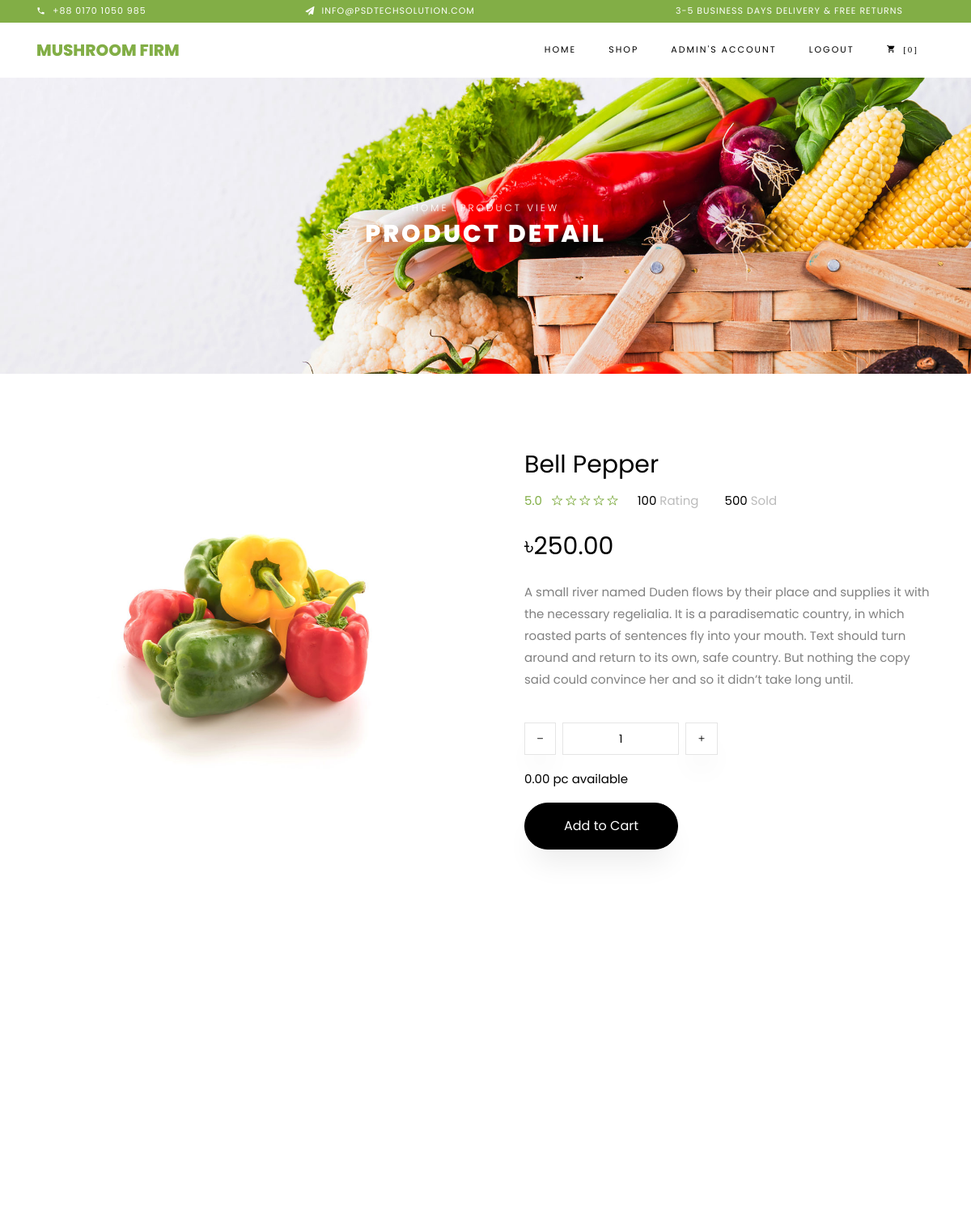
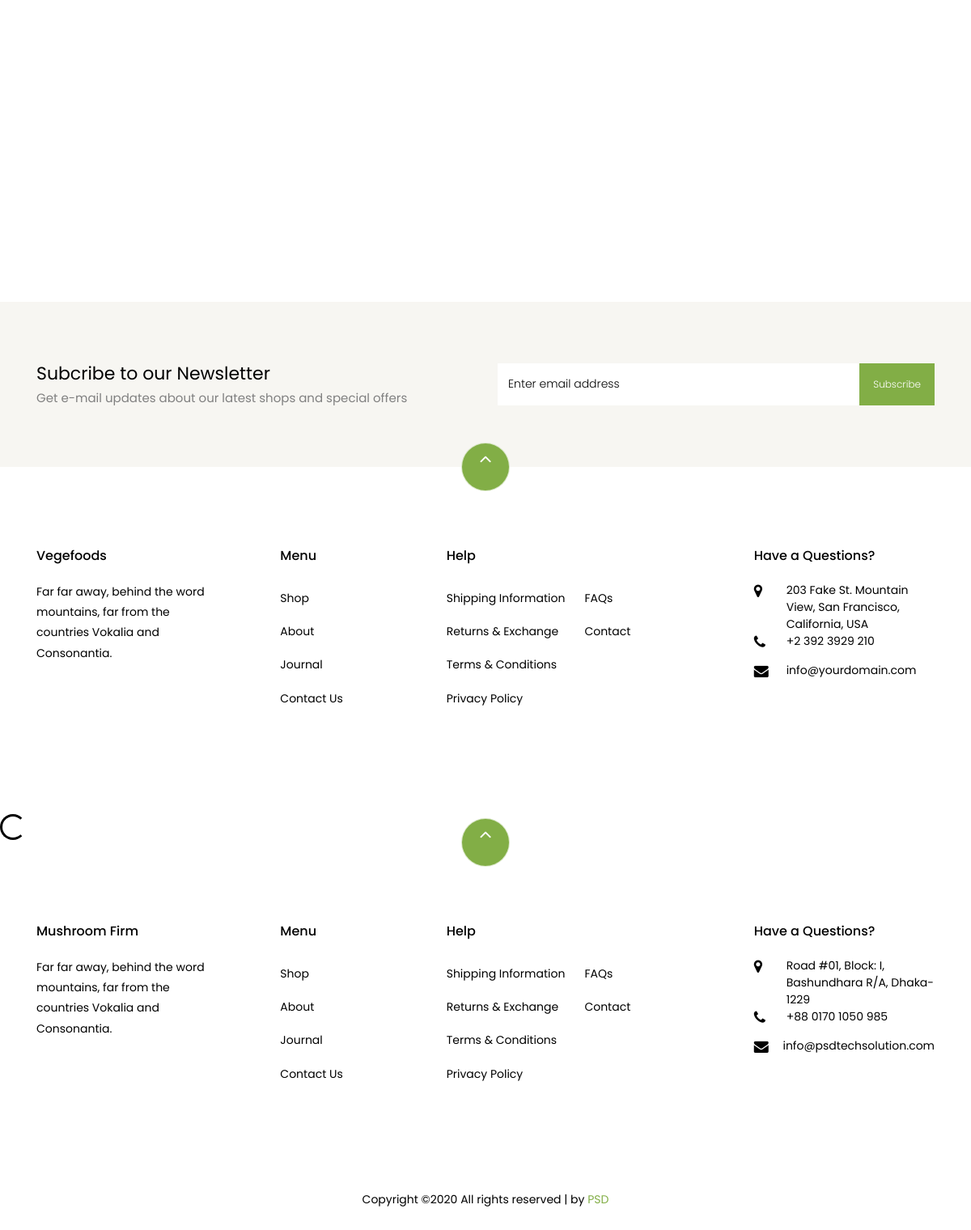
/products/bell-pepper/ (signed in), run on the app's committed database (2 pictures, top to bottom).
### products/models.py (models this page shows, shortened)
class ProductImage(models.Model):
	product = models.ForeignKey(Product, on_delete= models.CASCADE)
	image = models.ImageField(upload_to="products/images/", blank=True)
	featured = models.BooleanField(default=False)
	thumbnail = models.BooleanField(default=True)
	active = models.BooleanField(default=True)
	updated = models.DateTimeField(auto_now=True)

class Product(models.Model):
	types = (
		("featured", "Featured"),
		("on sale", "On Sale"),
		("new arrival", "New Arrival")
		)
	product_name = models.CharField(max_length=500, blank=False, null=False)
	price = models.DecimalField(max_digits=100, decimal_places=2, default=30)
	sale = models.DecimalField(max_digits=100, decimal_places=2, default=30)
	stock = models.DecimalField(max_digits=100, decimal_places=2, default=30)
	category = models.CharField(max_length=400, choices=types, default="Featured")
	description = models.TextField(default="")
	slug = models.SlugField(default="")
	active = models.BooleanField(default=True)
	timestamp = models.DateTimeField(auto_now_add=True)
	updated = models.DateTimeField(auto_now=True)
	class Meta:
		unique_together = ("product_name", "slug")

### products/views.py (the view)
# urls.py: url(r'^products/(?P<slug>[\w-]+)/$', single, name='single_product'),
def single(request, slug):
    products = product.objects.get(slug=slug)
    template = 'products_template/single.html'
    context = {'product': products}
    return render(request, template, context)

### templates/products_template/single.html (shortened to what this page needs)
{% extends 'base.html' %}
{% block content %}
{% load static %}
<div class="hero-wrap hero-bread" style="background-image: url({% static 'images/bg_1.jpg' %});">
    <div class="container">
      <div class="row no-gutters slider-text align-items-center justify-content-center">
        <div class="col-md-9 ftco-animate text-center">
            <p class="breadcrumbs"><span class="mr-2"><a href="{% url 'home' %}">Home</a></span> <span>Product View</span></p>
          <h1 class="mb-0 bread">Product Detail</h1>
        </div>
      </div>
    </div>
  </div>
  <section class="ftco-section">
      <div class="container">
          <div class="row">
              <div class="col-lg-6 mb-5 ftco-animate">
                {% for image in product.productimage_set.all %}
                {% if image.featured == True and image.active == True %}
                  <a href="/media/{{image.image}}" class="image-popup"><img src="/media/{{image.image}}" class="img-fluid" alt=""></a>
                {% endif %}
                {% endfor %}
              </div>
              <div class="col-lg-6 product-details pl-md-5 ftco-animate">
                  <h3>{{product.product_name}}</h3>
                  <div class="rating d-flex">
                          <p class="text-left mr-4">
                              <a href="#" class="mr-2">5.0</a>
                              <a href="#"><span class="ion-ios-star-outline"></span></a>
                              <a href="#"><span class="ion-ios-star-outline"></span></a>
                              <a href="#"><span class="ion-ios-star-outline"></span></a>
                              <a href="#"><span class="ion-ios-star-outline"></span></a>
                              <a href="#"><span class="ion-ios-star-outline"></span></a>
                          </p>
                          <p class="text-left mr-4">
                              <a href="#" class="mr-2" style="color: #000;">100 <span style="color: #bbb;">Rating</span></a>
                          </p>
                          <p class="text-left">
                              <a href="#" class="mr-2" style="color: #000;">500 <span style="color: #bbb;">Sold</span></a>
                          </p>
                      </div>
                      {% if product.sale != product.price %}
                        <p class="price"><span>৳{{product.sale}}</span></p>
                      {% elif product.sale == product.price %}
                        <p class="price"><span>৳{{product.price}}</span></p>
                      {% endif %}
                  <p>{{product.description}}</p>
                      <div class="row mt-4">
                          <div class="col-md-6">
                  </div>
                  <div class="input-group col-md-6 d-flex mb-3">
                   <span class="input-group-btn mr-2">
                      <button id='decrease_button' type="button" class="quantity-left-minus btn"  data-type="minus" data-field="">
                     <i class="ion-ios-remove"></i>
                      </button>
                      </span>
                   <input type="text" id="quantity" name="quantity" class="form-control input-number" value="1" min="1" max="100">
                   <span class="input-group-btn ml-2">
                      <button id='increase_button' type="button" class="quantity-right-plus btn" data-type="plus" data-field="">
                       <i class="ion-ios-add"></i>
                   </button>
                   </span>
                </div>
                <div class="col-md-12">
                    <p style="color: #000;">{{product.stock}} pc available</p>
                </div>
            </div>
            <p><a id="add_to_cart" href="#" class="btn btn-black py-3 px-5">
                Add to Cart
              </a></p>
          </div>
          </div>
      </div>
  </section>
  <section class="ftco-section">
      <div class="container">
              <div class="row justify-content-center mb-3 pb-3">
      </div>
      </div>
      <div class="container">
          <div class="row">
          </div>
      </div>
  </section>
      <section class="ftco-section ftco-no-pt ftco-no-pb py-5 bg-light">
    <div class="container py-4">
      <div class="row d-flex justify-content-center py-5">
        <div class="col-md-6">
            <h2 style="font-size: 22px;" class="mb-0">Subcribe to our Newsletter</h2>
            <span>Get e-mail updates about our latest shops and special offers</span>
        </div>
        <div class="col-md-6 d-flex align-items-center">
          <form action="#" class="subscribe-form">
            <div class="form-group d-flex">
              <input type="text" class="form-control" placeholder="Enter email address">
              <input type="submit" value="Subscribe" class="submit px-3">
            </div>
          </form>
        </div>
      </div>
    </div>
  </section>
  <footer class="ftco-footer ftco-section">
    <div class="container">
        <div class="row">
            <div class="mouse">
                      <a href="#" class="mouse-icon">
                          <div class="mouse-wheel"><span class="ion-ios-arrow-up"></span></div>
                      </a>
                  </div>
        </div>
      <div class="row mb-5">
        <div class="col-md">
          <div class="ftco-footer-widget mb-4">
            <h2 class="ftco-heading-2">Vegefoods</h2>
            <p>Far far away, behind the word mountains, far from the countries Vokalia and Consonantia.</p>
            <ul class="ftco-footer-social list-unstyled float-md-left float-lft mt-5">
            </ul>
          </div>
        </div>
        <div class="col-md">
          <div class="ftco-footer-widget mb-4 ml-md-5">
            <h2 class="ftco-heading-2">Menu</h2>
            <ul class="list-unstyled">
              <li><a href="#" class="py-2 d-block">Shop</a></li>
              <li><a href="#" class="py-2 d-block">About</a></li>
              <li><a href="#" class="py-2 d-block">Journal</a></li>
              <li><a href="#" class="py-2 d-block">Contact Us</a></li>
            </ul>
          </div>
        </div>
        <div class="col-md-4">
           <div class="ftco-footer-widget mb-4">
            <h2 class="ftco-heading-2">Help</h2>
            <div class="d-flex">
                <ul class="list-unstyled mr-l-5 pr-l-3 mr-4">
                  <li><a href="#" class="py-2 d-block">Shipping Information</a></li>
                  <li><a href="#" class="py-2 d-block">Returns &amp; Exchange</a></li>
                  <li><a href="#" class="py-2 d-block">Terms &amp; Conditions</a></li>
                  <li><a href="#" class="py-2 d-block">Privacy Policy</a></li>
                </ul>
                <ul class="list-unstyled">
                  <li><a href="#" class="py-2 d-block">FAQs</a></li>
                  <li><a href="#" class="py-2 d-block">Contact</a></li>
                </ul>
              </div>
          </div>
        </div>
        <div class="col-md">
          <div class="ftco-footer-widget mb-4">
              <h2 class="ftco-heading-2">Have a Questions?</h2>
              <div class="block-23 mb-3">
                <ul>
                  <li><span class="icon icon-map-marker"></span><span class="text">203 Fake St. Mountain View, San Francisco, California, USA</span></li>
                  <li><a href="#"><span class="icon icon-phone"></span><span class="text">+2 392 3929 210</span></a></li>
                  <li><a href="#"><span class="icon icon-envelope"></span><span class="text">info@yourdomain.com</span></a></li>
                </ul>
              </div>
          </div>
        </div>
      </div>
    </div>
    <span id="circle" class="spinner-border" role="status"></span>
{% endblock %}

### templates/top_navbar.html (shortened to what this page needs)
<div class="py-1 bg-primary">
    <div class="container">
        <div class="row no-gutters d-flex align-items-start align-items-center px-md-0">
            <div class="col-lg-12 d-block">
                <div class="row d-flex">
                    <div class="col-md pr-4 d-flex topper align-items-center">
                        <div class="icon mr-2 d-flex justify-content-center align-items-center"><span class="icon-phone2"></span></div>
                        <span class="text">+88 0170 1050 985</span>
                    </div>
                    <div class="col-md pr-4 d-flex topper align-items-center">
                        <div class="icon mr-2 d-flex justify-content-center align-items-center"><span class="icon-paper-plane"></span></div>
                        <span class="text">info@psdtechsolution.com</span>
                    </div>
                    <div class="col-md-5 pr-4 d-flex topper align-items-center text-lg-right">
                        <span class="text">3-5 Business days delivery &amp; Free Returns</span>
                    </div>
                </div>
            </div>
        </div>
      </div>
</div>
<nav class="navbar navbar-expand-lg navbar-dark ftco_navbar bg-dark ftco-navbar-light" id="ftco-navbar">
    <div class="container">
      <a class="navbar-brand" href="{% url 'home' %}">Mushroom Firm</a>
      <div class="collapse navbar-collapse" id="ftco-nav">
        <ul class="navbar-nav ml-auto">
          <li class="nav-item active"><a href="{% url 'home' %}" class="nav-link">Home</a></li>
          <li class="nav-item"><a href="{% url 'products' %}" class="nav-link">Shop</a></li>
          <li class="nav-item">
              {% if not user.is_authenticated %}
              <a href="{% url 'register' %}" class="nav-link">Sign-up</a>
                {% else %}
              <a href="#" class="nav-link">{{user.username}}'s Account</a>
                {% endif %}
          </li>
          <li class="nav-item">
              {% if not user.is_authenticated %}
              <a href="{% url 'login' %}" class="nav-link">Login</a>
              {% else %}
              <a href="{% url 'logout' %}" class="nav-link">Logout</a>
              {% endif %}
          </li>
          <li class="nav-item cta cta-colored"><a href="{% url 'viewCart' %}" class="nav-link"><span id="cart_menu" class="icon-shopping_cart">
              {% if not request.session.item_count %}
              [0]
              {% else %}
              [{{request.session.item_count}}]
              {% endif %}</a></li>
        </ul>
      </div>
    </div>
  </nav>

### static/static_files/css/icomoon.css (style rules this page uses)
[class^="icon-"], [class*=" icon-"] { font-family: 'icomoon' !important; speak: none; font-style: normal; font-weight: normal; font-variant: normal; text-transform: none; line-height: 1; -webkit-font-smoothing: antialiased; -moz-osx-font-smoothing: grayscale; }
.icon-map-marker:before { content: "\f041"; }
.icon-phone:before { content: "\f095"; }
.icon-envelope:before { content: "\f0e0"; }
.icon-paper-plane:before { content: "\f1d8"; }
.icon-phone2:before { content: "\e0cd"; }
.icon-shopping_cart:before { content: "\e8cc"; }

### data on the page
ProductImage: image (picture)
Product: product_name "Bell Pepper", sale "250.00", description "A small river named Duden flows by their place and supplies it with the necessary regelialia. It is a paradisematic country, in which roasted parts of sentences fly into your mouth. Text should turn around and return to its own, safe country. But nothing the copy said could convince her and so it didn’t take long until.", stock "0.00"

### other printed values
{{ user.username }} "ADMIN"
